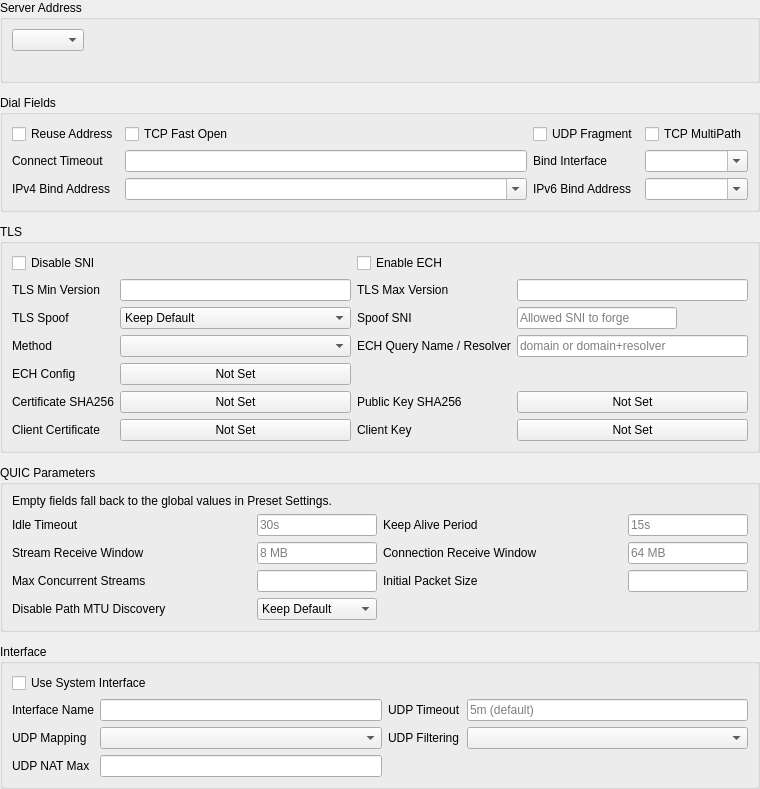
<?xml version="1.0" encoding="UTF-8"?>
<ui version="4.0">
 <class>EditAdvanced</class>
 <widget class="QWidget" name="EditAdvanced">
  <property name="geometry">
   <rect>
    <x>0</x>
    <y>0</y>
    <width>760</width>
    <height>460</height>
   </rect>
  </property>
  <property name="windowTitle">
   <string>Dialog</string>
  </property>
  <layout class="QVBoxLayout" name="advanced_column">
   <property name="spacing">
    <number>12</number>
   </property>
   <property name="leftMargin">
    <number>0</number>
   </property>
   <property name="topMargin">
    <number>0</number>
   </property>
   <property name="rightMargin">
    <number>0</number>
   </property>
   <property name="bottomMargin">
    <number>0</number>
   </property>
   <item>
    <widget class="QGroupBox" name="endpoint_box">
     <property name="title">
      <string>Server Address</string>
     </property>
     <layout class="QVBoxLayout" name="endpoint_layout">
      <item>
       <layout class="QHBoxLayout" name="endpoint_row" stretch="0,1">
        <item>
         <widget class="QComboBox" name="endpoint_mode" />
        </item>
        <item>
         <spacer name="endpoint_spacer">
          <property name="orientation">
           <enum>Qt::Orientation::Horizontal</enum>
          </property>
          <property name="sizeHint" stdset="0">
           <size>
            <width>0</width>
            <height>0</height>
           </size>
          </property>
         </spacer>
        </item>
       </layout>
      </item>
      <item>
       <widget class="QLabel" name="endpoint_hint">
        <property name="textFormat">
         <enum>Qt::TextFormat::PlainText</enum>
        </property>
        <property name="wordWrap">
         <bool>true</bool>
        </property>
        <property name="colorRole" stdset="0">
         <string notr="true">muted</string>
        </property>
       </widget>
      </item>
     </layout>
    </widget>
   </item>
   <item>
    <widget class="QGroupBox" name="dial_box">
     <property name="title">
      <string>Dial Fields</string>
     </property>
     <layout class="QGridLayout" name="gridLayout_2">
      <item row="0" column="0">
       <widget class="QCheckBox" name="reuse_addr">
        <property name="text">
         <string>Reuse Address</string>
        </property>
       </widget>
      </item>
      <item row="0" column="1">
       <widget class="QCheckBox" name="tcp_fast_open">
        <property name="text">
         <string>TCP Fast Open</string>
        </property>
       </widget>
      </item>
      <item row="0" column="2">
       <widget class="QCheckBox" name="udp_fragment">
        <property name="text">
         <string>UDP Fragment</string>
        </property>
       </widget>
      </item>
      <item row="0" column="3">
       <widget class="QCheckBox" name="tcp_multipath">
        <property name="text">
         <string>TCP MultiPath</string>
        </property>
       </widget>
      </item>
      <item row="1" column="0">
       <widget class="QLabel" name="label">
        <property name="text">
         <string>Connect Timeout</string>
        </property>
        <property name="buddy">
         <cstring>connect_timeout</cstring>
        </property>
       </widget>
      </item>
      <item row="1" column="1">
       <widget class="QLineEdit" name="connect_timeout" />
      </item>
      <item row="1" column="2">
       <widget class="QLabel" name="label_bind_ifc">
        <property name="text">
         <string>Bind Interface</string>
        </property>
        <property name="buddy">
         <cstring>bind_interface</cstring>
        </property>
       </widget>
      </item>
      <item row="1" column="3">
       <widget class="QComboBox" name="bind_interface">
        <property name="editable">
         <bool>true</bool>
        </property>
       </widget>
      </item>
      <item row="2" column="0">
       <widget class="QLabel" name="label_inet4_bind">
        <property name="text">
         <string>IPv4 Bind Address</string>
        </property>
        <property name="buddy">
         <cstring>inet4_bind_address</cstring>
        </property>
       </widget>
      </item>
      <item row="2" column="1">
       <widget class="QComboBox" name="inet4_bind_address">
        <property name="editable">
         <bool>true</bool>
        </property>
       </widget>
      </item>
      <item row="2" column="2">
       <widget class="QLabel" name="label_inet6_bind">
        <property name="text">
         <string>IPv6 Bind Address</string>
        </property>
        <property name="buddy">
         <cstring>inet6_bind_address</cstring>
        </property>
       </widget>
      </item>
      <item row="2" column="3">
       <widget class="QComboBox" name="inet6_bind_address">
        <property name="editable">
         <bool>true</bool>
        </property>
       </widget>
      </item>
     </layout>
    </widget>
   </item>
   <item>
    <widget class="QGroupBox" name="tls_box">
     <property name="title">
      <string>TLS</string>
     </property>
     <layout class="QGridLayout" name="formLayout">
      <item row="0" column="0" colspan="2">
       <widget class="QCheckBox" name="disable_sni">
        <property name="text">
         <string>Disable SNI</string>
        </property>
       </widget>
      </item>
      <item row="0" column="2" colspan="2">
       <widget class="QCheckBox" name="enable_ech">
        <property name="text">
         <string>Enable ECH</string>
        </property>
       </widget>
      </item>
      <item row="1" column="0">
       <widget class="QLabel" name="label_6">
        <property name="text">
         <string>TLS Min Version</string>
        </property>
        <property name="buddy">
         <cstring>min_version</cstring>
        </property>
       </widget>
      </item>
      <item row="1" column="1">
       <widget class="QLineEdit" name="min_version" />
      </item>
      <item row="1" column="2">
       <widget class="QLabel" name="label_7">
        <property name="text">
         <string>TLS Max Version</string>
        </property>
        <property name="buddy">
         <cstring>max_version</cstring>
        </property>
       </widget>
      </item>
      <item row="1" column="3">
       <widget class="QLineEdit" name="max_version" />
      </item>
      <item row="2" column="0">
       <widget class="QLabel" name="tls_spoof_state_l">
        <property name="toolTip">
         <string>&lt;html&gt;&lt;head/&gt;&lt;body&gt;&lt;p&gt;Whether this profile injects a forged ClientHello. &amp;quot;Keep Default&amp;quot; follows Preset Settings, unless a Spoof SNI is set below.&lt;/p&gt;&lt;/body&gt;&lt;/html&gt;</string>
        </property>
        <property name="text">
         <string>TLS Spoof</string>
        </property>
        <property name="buddy">
         <cstring>tls_spoof_state</cstring>
        </property>
       </widget>
      </item>
      <item row="2" column="1">
       <widget class="QComboBox" name="tls_spoof_state">
        <item>
         <property name="text">
          <string>Keep Default</string>
         </property>
        </item>
        <item>
         <property name="text">
          <string>On</string>
         </property>
        </item>
        <item>
         <property name="text">
          <string>Off</string>
         </property>
        </item>
       </widget>
      </item>
      <item row="2" column="2">
       <widget class="QLabel" name="tls_spoof_l">
        <property name="toolTip">
         <string>&lt;html&gt;&lt;head/&gt;&lt;body&gt;&lt;p&gt;Inject a forged TLS ClientHello carrying this SNI before the real one, to pass SNI filtering that allows specific hostnames.&lt;/p&gt;&lt;p&gt;Client only. Requires elevated privileges (root / Administrator). Not supported on Windows ARM64. &amp;quot;wrong-timestamp&amp;quot; is not supported on macOS.&lt;/p&gt;&lt;p&gt;Leave empty to inherit the global value from Preset Settings.&lt;/p&gt;&lt;/body&gt;&lt;/html&gt;</string>
        </property>
        <property name="text">
         <string>Spoof SNI</string>
        </property>
        <property name="buddy">
         <cstring>tls_spoof</cstring>
        </property>
       </widget>
      </item>
      <item row="2" column="3">
       <widget class="QLineEdit" name="tls_spoof">
        <property name="maximumSize">
         <size>
          <width>160</width>
          <height>16777215</height>
         </size>
        </property>
        <property name="placeholderText">
         <string>Allowed SNI to forge</string>
        </property>
       </widget>
      </item>
      <item row="3" column="0">
       <widget class="QLabel" name="tls_spoof_method_l">
        <property name="text">
         <string>Method</string>
        </property>
        <property name="buddy">
         <cstring>tls_spoof_method</cstring>
        </property>
       </widget>
      </item>
      <item row="3" column="1">
       <widget class="QComboBox" name="tls_spoof_method" />
      </item>
      <item row="3" column="2">
       <widget class="QLabel" name="label_8">
        <property name="toolTip">
         <string>&lt;html&gt;&lt;head/&gt;&lt;body&gt;&lt;h4 style=" margin-top:12px; margin-bottom:12px; margin-left:0px; margin-right:0px; -qt-block-indent:0; text-indent:0px;"&gt;&lt;a name="query_server_name"/&gt;&lt;span style=" font-size:medium; font-weight:700;"&gt;q&lt;/span&gt;&lt;span style=" font-size:medium; font-weight:700;"&gt;uery_server_name in sing-box&lt;/span&gt;&lt;/h4&gt;&lt;/body&gt;&lt;/html&gt;</string>
        </property>
        <property name="text">
         <string>ECH Query Name / Resolver</string>
        </property>
        <property name="buddy">
         <cstring>ech_server_name</cstring>
        </property>
       </widget>
      </item>
      <item row="3" column="3">
       <widget class="QLineEdit" name="ech_server_name">
        <property name="placeholderText">
         <string>domain or domain+resolver</string>
        </property>
       </widget>
      </item>
      <item row="4" column="0">
       <widget class="QLabel" name="label_2">
        <property name="text">
         <string>ECH Config</string>
        </property>
        <property name="buddy">
         <cstring>ech_config</cstring>
        </property>
       </widget>
      </item>
      <item row="4" column="1">
       <widget class="QPushButton" name="ech_config">
        <property name="text">
         <string>Not Set</string>
        </property>
       </widget>
      </item>
      <item row="5" column="0">
       <widget class="QLabel" name="label_3">
        <property name="toolTip">
         <string>&lt;html&gt;&lt;head/&gt;&lt;body&gt;&lt;p&gt;SHA-256 of the server's whole certificate in base64, one per line (pcs in share links). A match replaces CA verification, so a self-signed certificate works.&lt;/p&gt;&lt;p&gt;Cannot be combined with a custom Certificate.&lt;/p&gt;&lt;/body&gt;&lt;/html&gt;</string>
        </property>
        <property name="text">
         <string>Certificate SHA256</string>
        </property>
        <property name="buddy">
         <cstring>cert_sha256</cstring>
        </property>
       </widget>
      </item>
      <item row="5" column="1">
       <widget class="QPushButton" name="cert_sha256">
        <property name="text">
         <string>Not Set</string>
        </property>
       </widget>
      </item>
      <item row="5" column="2">
       <widget class="QLabel" name="cert_public_key_sha256_l">
        <property name="toolTip">
         <string>&lt;html&gt;&lt;head/&gt;&lt;body&gt;&lt;p&gt;SHA-256 of the server certificate's public key in base64, one per line. A match replaces CA verification and survives renewals that keep the key.&lt;/p&gt;&lt;p&gt;Cannot be combined with a custom Certificate.&lt;/p&gt;&lt;/body&gt;&lt;/html&gt;</string>
        </property>
        <property name="text">
         <string>Public Key SHA256</string>
        </property>
        <property name="buddy">
         <cstring>cert_public_key_sha256</cstring>
        </property>
       </widget>
      </item>
      <item row="5" column="3">
       <widget class="QPushButton" name="cert_public_key_sha256">
        <property name="text">
         <string>Not Set</string>
        </property>
       </widget>
      </item>
      <item row="6" column="0">
       <widget class="QLabel" name="label_4">
        <property name="text">
         <string>Client Certificate</string>
        </property>
        <property name="buddy">
         <cstring>client_cert</cstring>
        </property>
       </widget>
      </item>
      <item row="6" column="1">
       <widget class="QPushButton" name="client_cert">
        <property name="text">
         <string>Not Set</string>
        </property>
       </widget>
      </item>
      <item row="6" column="2">
       <widget class="QLabel" name="label_5">
        <property name="text">
         <string>Client Key</string>
        </property>
        <property name="buddy">
         <cstring>client_key</cstring>
        </property>
       </widget>
      </item>
      <item row="6" column="3">
       <widget class="QPushButton" name="client_key">
        <property name="text">
         <string>Not Set</string>
        </property>
       </widget>
      </item>
     </layout>
    </widget>
   </item>
   <item>
    <widget class="QGroupBox" name="quic_box">
     <property name="title">
      <string>QUIC Parameters</string>
     </property>
     <layout class="QGridLayout" name="gridLayout_quic">
      <item row="0" column="0" colspan="4">
       <widget class="QLabel" name="quic_note">
        <property name="text">
         <string>Empty fields fall back to the global values in Preset Settings.</string>
        </property>
        <property name="wordWrap">
         <bool>true</bool>
        </property>
       </widget>
      </item>
      <item row="1" column="0">
       <widget class="QLabel" name="quic_idle_timeout_l">
        <property name="text">
         <string>Idle Timeout</string>
        </property>
        <property name="buddy">
         <cstring>quic_idle_timeout</cstring>
        </property>
       </widget>
      </item>
      <item row="1" column="1">
       <widget class="QLineEdit" name="quic_idle_timeout">
        <property name="maximumSize">
         <size>
          <width>120</width>
          <height>16777215</height>
         </size>
        </property>
        <property name="placeholderText">
         <string notr="true">30s</string>
        </property>
       </widget>
      </item>
      <item row="1" column="2">
       <widget class="QLabel" name="quic_keep_alive_period_l">
        <property name="text">
         <string>Keep Alive Period</string>
        </property>
        <property name="buddy">
         <cstring>quic_keep_alive_period</cstring>
        </property>
       </widget>
      </item>
      <item row="1" column="3">
       <widget class="QLineEdit" name="quic_keep_alive_period">
        <property name="maximumSize">
         <size>
          <width>120</width>
          <height>16777215</height>
         </size>
        </property>
        <property name="placeholderText">
         <string notr="true">15s</string>
        </property>
       </widget>
      </item>
      <item row="2" column="0">
       <widget class="QLabel" name="quic_stream_receive_window_l">
        <property name="text">
         <string>Stream Receive Window</string>
        </property>
        <property name="buddy">
         <cstring>quic_stream_receive_window</cstring>
        </property>
       </widget>
      </item>
      <item row="2" column="1">
       <widget class="QLineEdit" name="quic_stream_receive_window">
        <property name="maximumSize">
         <size>
          <width>120</width>
          <height>16777215</height>
         </size>
        </property>
        <property name="placeholderText">
         <string notr="true">8 MB</string>
        </property>
       </widget>
      </item>
      <item row="2" column="2">
       <widget class="QLabel" name="quic_connection_receive_window_l">
        <property name="text">
         <string>Connection Receive Window</string>
        </property>
        <property name="buddy">
         <cstring>quic_connection_receive_window</cstring>
        </property>
       </widget>
      </item>
      <item row="2" column="3">
       <widget class="QLineEdit" name="quic_connection_receive_window">
        <property name="maximumSize">
         <size>
          <width>120</width>
          <height>16777215</height>
         </size>
        </property>
        <property name="placeholderText">
         <string notr="true">64 MB</string>
        </property>
       </widget>
      </item>
      <item row="3" column="0">
       <widget class="QLabel" name="quic_max_concurrent_streams_l">
        <property name="text">
         <string>Max Concurrent Streams</string>
        </property>
        <property name="buddy">
         <cstring>quic_max_concurrent_streams</cstring>
        </property>
       </widget>
      </item>
      <item row="3" column="1">
       <widget class="QLineEdit" name="quic_max_concurrent_streams">
        <property name="maximumSize">
         <size>
          <width>120</width>
          <height>16777215</height>
         </size>
        </property>
       </widget>
      </item>
      <item row="3" column="2">
       <widget class="QLabel" name="quic_initial_packet_size_l">
        <property name="text">
         <string>Initial Packet Size</string>
        </property>
        <property name="buddy">
         <cstring>quic_initial_packet_size</cstring>
        </property>
       </widget>
      </item>
      <item row="3" column="3">
       <widget class="QLineEdit" name="quic_initial_packet_size">
        <property name="maximumSize">
         <size>
          <width>120</width>
          <height>16777215</height>
         </size>
        </property>
       </widget>
      </item>
      <item row="4" column="0">
       <widget class="QLabel" name="quic_disable_path_mtu_discovery_l">
        <property name="text">
         <string>Disable Path MTU Discovery</string>
        </property>
        <property name="buddy">
         <cstring>quic_disable_path_mtu_discovery</cstring>
        </property>
       </widget>
      </item>
      <item row="4" column="1">
       <widget class="QComboBox" name="quic_disable_path_mtu_discovery">
        <item>
         <property name="text">
          <string>Keep Default</string>
         </property>
        </item>
        <item>
         <property name="text">
          <string>On</string>
         </property>
        </item>
        <item>
         <property name="text">
          <string>Off</string>
         </property>
        </item>
       </widget>
      </item>
     </layout>
    </widget>
   </item>
   <item>
    <widget class="QGroupBox" name="interface_box">
     <property name="title">
      <string>Interface</string>
     </property>
     <layout class="QGridLayout" name="interface_form">
      <item row="0" column="0" colspan="4">
       <widget class="QCheckBox" name="system">
        <property name="toolTip">
         <string>&lt;html&gt;&lt;head/&gt;&lt;body&gt;&lt;p&gt;Requires privilege and cannot conflict with existing system interfaces. The internal network stack is used when disabled.&lt;/p&gt;&lt;/body&gt;&lt;/html&gt;</string>
        </property>
        <property name="text">
         <string>Use System Interface</string>
        </property>
       </widget>
      </item>
      <item row="1" column="0">
       <widget class="QLabel" name="interface_name_l">
        <property name="toolTip">
         <string>&lt;html&gt;&lt;head/&gt;&lt;body&gt;&lt;p&gt;Custom system interface name. A generated name is used by default.&lt;/p&gt;&lt;/body&gt;&lt;/html&gt;</string>
        </property>
        <property name="text">
         <string>Interface Name</string>
        </property>
        <property name="buddy">
         <cstring>interface_name</cstring>
        </property>
       </widget>
      </item>
      <item row="1" column="1">
       <widget class="QLineEdit" name="interface_name" />
      </item>
      <item row="1" column="2">
       <widget class="QLabel" name="udp_timeout_l">
        <property name="toolTip">
         <string>&lt;html&gt;&lt;head/&gt;&lt;body&gt;&lt;p&gt;UDP NAT expiration time.&lt;/p&gt;&lt;/body&gt;&lt;/html&gt;</string>
        </property>
        <property name="text">
         <string>UDP Timeout</string>
        </property>
        <property name="buddy">
         <cstring>udp_timeout</cstring>
        </property>
       </widget>
      </item>
      <item row="1" column="3">
       <widget class="QLineEdit" name="udp_timeout">
        <property name="placeholderText">
         <string>5m (default)</string>
        </property>
       </widget>
      </item>
      <item row="2" column="0">
       <widget class="QLabel" name="udp_mapping_l">
        <property name="toolTip">
         <string>&lt;html&gt;&lt;head/&gt;&lt;body&gt;&lt;p&gt;UDP NAT mapping behavior. endpoint_independent is used by default.&lt;/p&gt;&lt;/body&gt;&lt;/html&gt;</string>
        </property>
        <property name="text">
         <string>UDP Mapping</string>
        </property>
        <property name="buddy">
         <cstring>udp_mapping</cstring>
        </property>
       </widget>
      </item>
      <item row="2" column="1">
       <widget class="QComboBox" name="udp_mapping" />
      </item>
      <item row="2" column="2">
       <widget class="QLabel" name="udp_filtering_l">
        <property name="toolTip">
         <string>&lt;html&gt;&lt;head/&gt;&lt;body&gt;&lt;p&gt;UDP NAT filtering behavior. endpoint_independent is used by default.&lt;/p&gt;&lt;/body&gt;&lt;/html&gt;</string>
        </property>
        <property name="text">
         <string>UDP Filtering</string>
        </property>
        <property name="buddy">
         <cstring>udp_filtering</cstring>
        </property>
       </widget>
      </item>
      <item row="2" column="3">
       <widget class="QComboBox" name="udp_filtering" />
      </item>
      <item row="3" column="0">
       <widget class="QLabel" name="udp_nat_max_l">
        <property name="toolTip">
         <string>&lt;html&gt;&lt;head/&gt;&lt;body&gt;&lt;p&gt;Maximum number of UDP NAT entries.&lt;/p&gt;&lt;/body&gt;&lt;/html&gt;</string>
        </property>
        <property name="text">
         <string>UDP NAT Max</string>
        </property>
        <property name="buddy">
         <cstring>udp_nat_max</cstring>
        </property>
       </widget>
      </item>
      <item row="3" column="1">
       <widget class="QLineEdit" name="udp_nat_max" />
      </item>
     </layout>
    </widget>
   </item>
   <item>
    <layout class="QHBoxLayout" name="status_row" />
   </item>
  </layout>
 </widget>
 <tabstops>
  <tabstop>endpoint_mode</tabstop>
  <tabstop>reuse_addr</tabstop>
  <tabstop>tcp_fast_open</tabstop>
  <tabstop>udp_fragment</tabstop>
  <tabstop>tcp_multipath</tabstop>
  <tabstop>connect_timeout</tabstop>
  <tabstop>bind_interface</tabstop>
  <tabstop>inet4_bind_address</tabstop>
  <tabstop>inet6_bind_address</tabstop>
  <tabstop>disable_sni</tabstop>
  <tabstop>enable_ech</tabstop>
  <tabstop>min_version</tabstop>
  <tabstop>max_version</tabstop>
  <tabstop>tls_spoof_state</tabstop>
  <tabstop>tls_spoof</tabstop>
  <tabstop>tls_spoof_method</tabstop>
  <tabstop>ech_server_name</tabstop>
  <tabstop>ech_config</tabstop>
  <tabstop>cert_sha256</tabstop>
  <tabstop>cert_public_key_sha256</tabstop>
  <tabstop>client_cert</tabstop>
  <tabstop>client_key</tabstop>
  <tabstop>quic_idle_timeout</tabstop>
  <tabstop>quic_keep_alive_period</tabstop>
  <tabstop>quic_stream_receive_window</tabstop>
  <tabstop>quic_connection_receive_window</tabstop>
  <tabstop>quic_max_concurrent_streams</tabstop>
  <tabstop>quic_initial_packet_size</tabstop>
  <tabstop>quic_disable_path_mtu_discovery</tabstop>
  <tabstop>system</tabstop>
  <tabstop>interface_name</tabstop>
  <tabstop>udp_timeout</tabstop>
  <tabstop>udp_mapping</tabstop>
  <tabstop>udp_filtering</tabstop>
  <tabstop>udp_nat_max</tabstop>
 </tabstops>
 <resources />
 <connections>
  </connections>
</ui>
